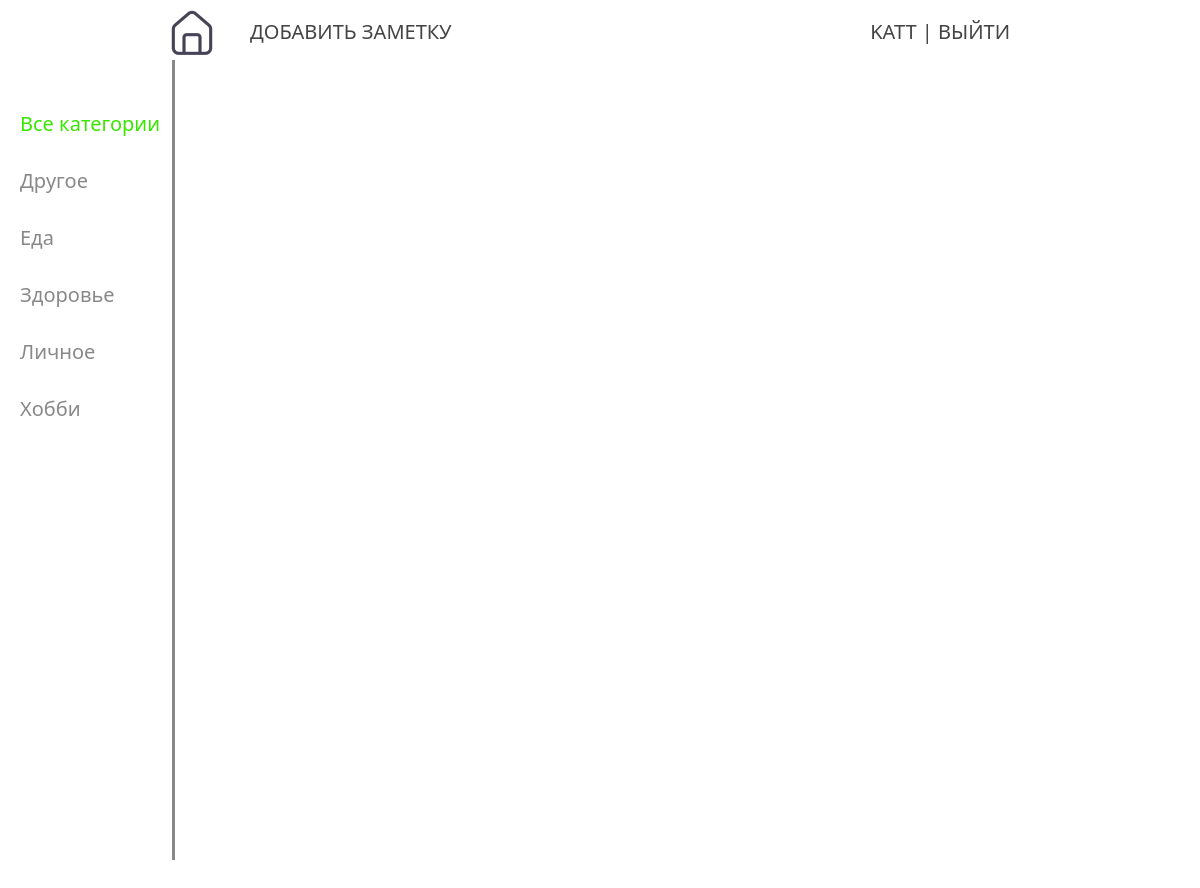
The app's page / (signed in) with its own data.
### note/models.py (models this page shows, shortened)
class Category(models.Model):
    name = models.CharField(max_length=100, db_index=True, verbose_name='Категория')
    slug = models.SlugField(max_length=255, unique=True, db_index=True, verbose_name='URL')
    class Meta:
        verbose_name = 'Категории'
        verbose_name_plural = 'Категории'

### note/views.py (the view)
# urls.py: path('', NotesHome.as_view(), name='home'), # home page
class NotesHome(DataMixin, ListView):
    model = Notes
    template_name = 'note/index.html'
    context_object_name = 'notes'
    def get_context_data(self, *, object_list=None, **kwargs):
        context = super().get_context_data(**kwargs)
        context_extra = self.get_user_context(title='Мои заметки')
        return context | context_extra
    def get_queryset(self):
        return Notes.objects.filter(user=self.request.user.id)

### note/utils.py (called while the page is built)
    def get_user_context(self, **kwargs):
        context = kwargs
        categories = Category.objects.annotate(num_notes=Count('notes', filter=Q(notes__user=self.request.user.id)))
        user_menu = menu.copy()
        if not self.request.user.is_authenticated:
            user_menu.pop(0)  # вкладка "Добавить заметку" неавторизованным пользователям отображаться не будет
        context['menu'] = user_menu
        context['categories'] = categories
        if 'cat_selected' not in context:
            context['cat_selected'] = 0  # Все категории
        return context

### note/templates/note/index.html (shortened to what this page needs)
{% extends 'note/base.html' %}

### note/templates/note/base.html (shortened to what this page needs)
{% load static %}
<!DOCTYPE html>
<html>
<head>
    <link type="text/css" href="{% static 'note/css/styles.css' %}" rel="stylesheet" />
</head>
<body>
<table class="table-page" border=0 cellpadding="0" cellspacing="0">
<tr><td valign=top>
{% block mainmenu %}
        <div class="header">
			<ul id="mainmenu" class="mainmenu">
			<li class="logo"><a href="{% url 'home' %}"><div class="logo"></div></a></li>
{% for m in menu %}
			<li><a href="{% url m.url_name %}">{{m.title}}</a></li>
{% endfor %}
				{% if request.user.is_authenticated %}
				<li class="last">{{user.username}} | <a href="{% url 'logout' %}">Выйти</a></li>
				{% else %}
				<li class="last"><a href="{% url 'registration' %}">Регистрация</a> | <a href="{% url 'login' %}">Войти</a></li>
				{% endif %}
			</ul>
		</div>
{% endblock mainmenu %}
<table class="table-content" border=0 cellpadding="0" cellspacing="0">
<tr>
	<td valign="top" class="left-chapters">
	<ul id="leftchapters">
{% if cat_selected == 0 %}
		<li class="selected">Все категории</li>
{% else %}
		<li><a href="{% url 'home' %}">Все категории</a></li>
{% endif %}
{% for category in categories %}
	{% if category.num_notes > 0 %}
		{% if category.pk == cat_selected %}
			<li class="selected">{{category.name}}</li>
		{% else %}
			<li><a href="{{ category.get_absolute_url }}">{{category.name}}</a></li>
		{% endif %}
	{% else %}
		<li>{{category.name}}</li>
	{% endif %}
{% endfor %}
	</ul>
</td>
<td valign="top" class="content">
</td></tr></table>
</td></tr>
</table>
</body>
</html>

### note/static/note/css/styles.css (style rules this page uses)
html, body { font-family: 'Segoe UI'; margin: 0; padding: 0; height: 100%; width: 100%; color: #444; }
a { color: #39e600; text-decoration: none; }
.table-page { width: 100%; height: 100%; vertical-align: top; }
.table-page tr { height: 100%; }
.header { background: #fff; height: 60px; }
.logo { background: url('../images/home.png') no-repeat 10px 0px; width: 70px; height: 60px; }
ul.mainmenu { list-style: none; margin: 0px 150px 0px 150px; padding: 0; height: 60px; color: #444; font-size: 20px; font-weight: 500; text-transform: uppercase; overflow: hidden; }
ul.mainmenu li { float: left; margin: 18px 40px 0 30px; }
ul.mainmenu li.logo { margin: 0; }
ul.mainmenu li.last { float: right; }
ul.mainmenu li a { color: #444; text-decoration: none; }
.table-content { width: 100%; min-height: 100%; height: 100%; }
.left-chapters { margin: 0; background: #fff; border-right: 3px solid #888; min-height: 100%; }
.left-chapters ul { width: 142px; min-height: 100%; margin: 0; padding: 20px 10px 10px 20px; list-style: none; font-size: 20px; }
.left-chapters ul li { margin: 30px 0 0 0; color: #888; }
.left-chapters ul li.selected { color: #39e600; }
.content { padding: 40px 20px 20px 40px; width: 100%; box-sizing: border-box; }

### records on screen
Category: name "Другое"
Category: name "Еда"
Category: name "Здоровье"
Category: name "Личное"
Category: name "Хобби"

### other values on screen
{{ m.title }} "ДОБАВИТЬ ЗАМЕТКУ"
{{ user.username }} "KATT"
